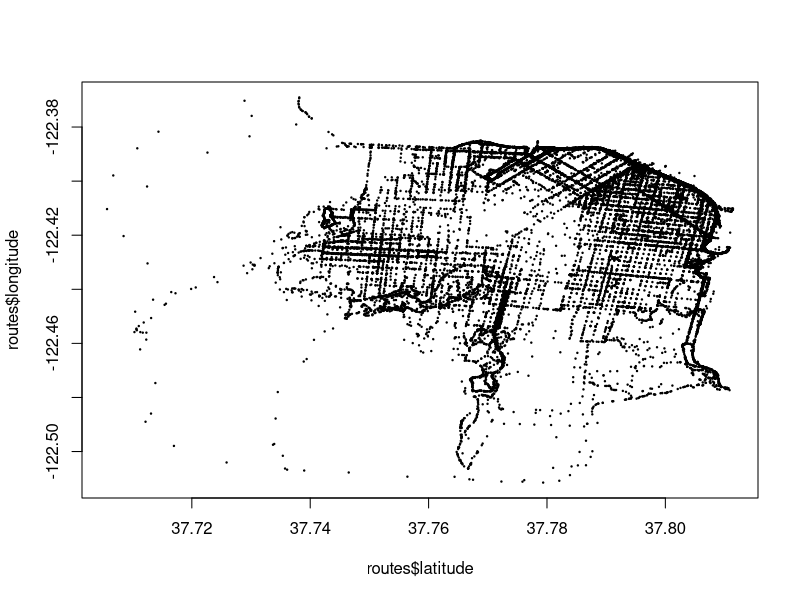
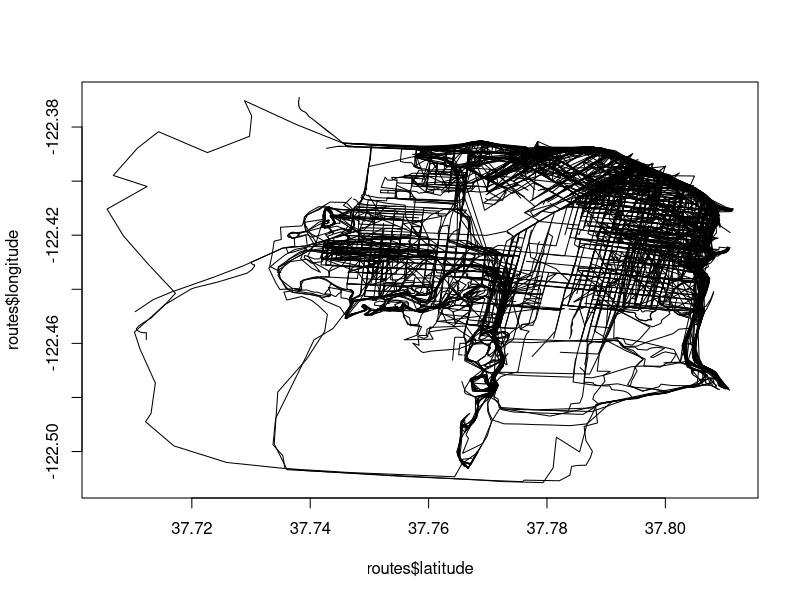
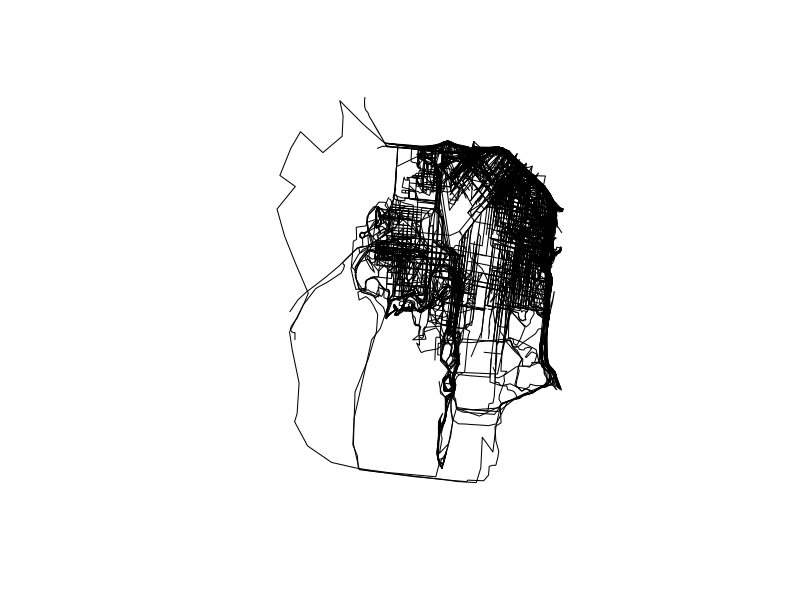
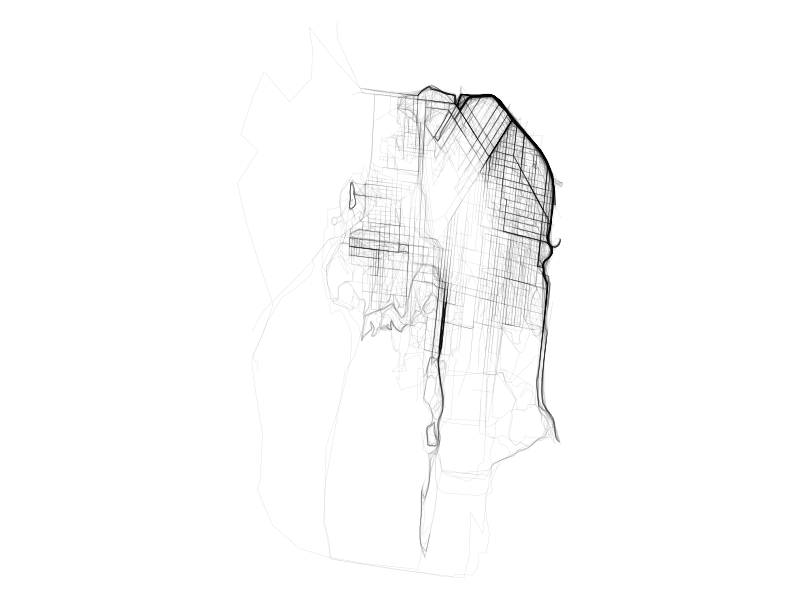
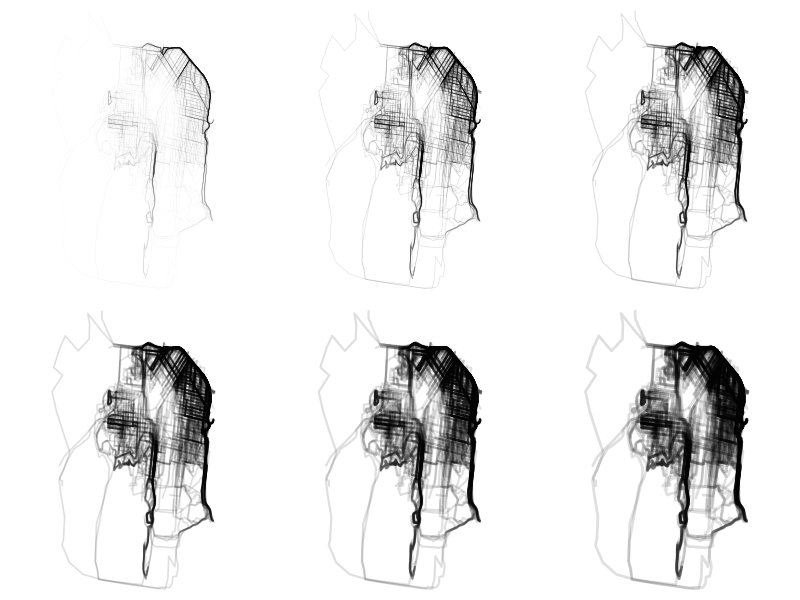
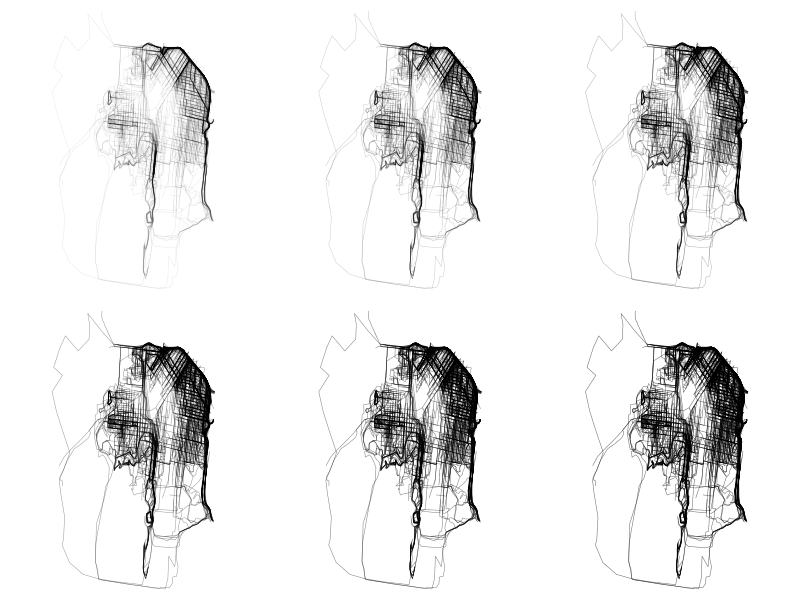
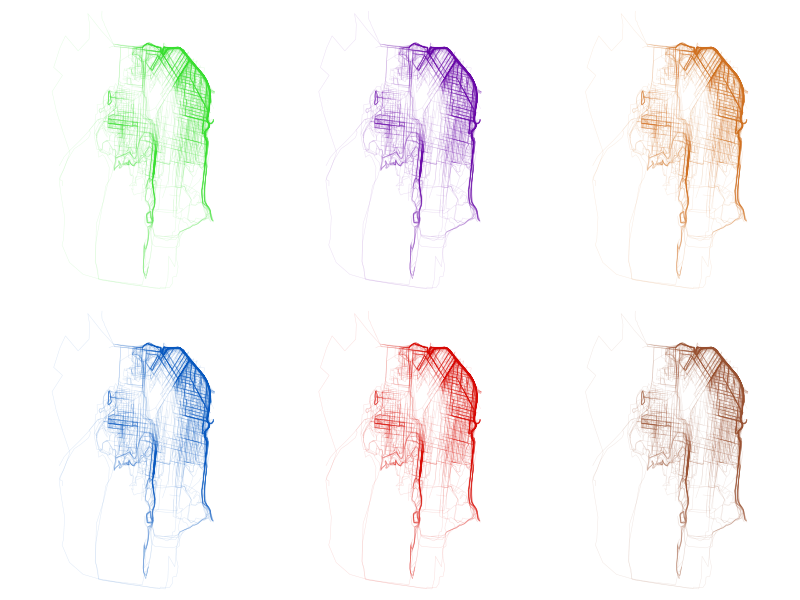
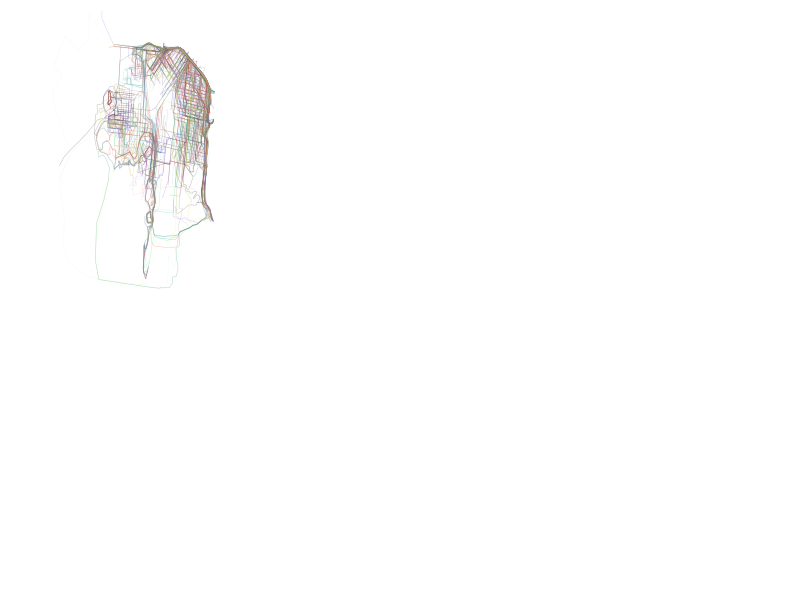

Reproduce these figures in R, in order. (Note: this script raises an error after producing the figures.)
# Load data
routes <- read.csv("runkeeper-routes-sf.csv", stringsAsFactors=FALSE)

# View data frame
routes[1:10,]

# Basic points plot
plot(routes$latitude, routes$longitude, type="n")
points(routes$latitude, routes$longitude, pch=20, cex=0.3, col="#000000")

# Basic lines plot
plot(routes$latitude, routes$longitude, type="n")
routeIds <- unique(routes$tempid)
for (i in 1:length(routeIds)) {
	currRoute <- subset(routes, tempid==routeIds[i])
	lines(currRoute$latitude, currRoute$longitude)
}

#
# Use map projections
#
library(mapproj)

# Albers projection
locProj <- mapproject(routes$latitude, routes$longitude, "albers", par=c(37, 37.5))
routes$latproj <- locProj$x
routes$lonproj <- locProj$y

# Map the projected points
plot(routes$latproj, routes$lonproj, type="n", asp=1, axes=FALSE, xlab="", ylab="")
for (i in 1:length(routeIds)) {
	currRoute <- subset(routes, tempid==routeIds[i])
	lines(currRoute$latproj, currRoute$lonproj)
}

# Azimuthal, for kicks and giggles
locProj <- mapproject(routes$latitude, routes$longitude, "azequidistant")	



#
# Aesthetics
#

# Rectangular
locProj <- mapproject(routes$latitude, routes$longitude, "rectangular", par=38)
routes$latproj <- locProj$x
routes$lonproj <- locProj$y

# With transparency and thinner lines
par(mar=c(0,0,0,0))
plot(routes$latproj, routes$lonproj, type="n", asp=1, axes=FALSE, xlab="", ylab="")
for (i in 1:length(routeIds)) {
	currRoute <- subset(routes, tempid==routeIds[i])
	lines(currRoute$latproj, currRoute$lonproj, col="#00000020", lwd=0.4)
}


# Varied line width, consistent 20 transparency
par(mfrow=c(2,3))
for (m in 0:5) {
	
	lineWidth <- 0.1 + 0.5 * m
	plot(routes$latproj, routes$lonproj, type="n", asp=1, axes=FALSE, xlab="", ylab="")
	for (i in 1:length(routeIds)) {
		currRoute <- subset(routes, tempid==routeIds[i])
		lines(currRoute$latproj, currRoute$lonproj, col="#00000020", lwd=lineWidth)
	}
}


# Consistent line width of 0.5, varied transparency
par(mfrow=c(2,3))
for (m in 1:6) {
	
	lineTrans <- round(m * 0.16 * 100)
	lineCol <- paste("#000000", lineTrans, sep="")
	plot(routes$latproj, routes$lonproj, type="n", asp=1, axes=FALSE, xlab="", ylab="")
	for (i in 1:length(routeIds)) {
		currRoute <- subset(routes, tempid==routeIds[i])
		lines(currRoute$latproj, currRoute$lonproj, col=lineCol, lwd=0.5)
	}
}


# Varied colors per map
par(mfrow=c(2,3))
mapCols <- c("#39e436", "#6e0ea9", "#d47627", "#0d5bc0", "#de0f07", "#9a5130")
for (m in 1:6) {
	lineCol <- paste(mapCols[m], 20, sep="")
	plot(routes$latproj, routes$lonproj, type="n", asp=1, axes=FALSE, xlab="", ylab="")
	for (i in 1:length(routeIds)) {
		currRoute <- subset(routes, tempid==routeIds[i])
		lines(currRoute$latproj, currRoute$lonproj, col=lineCol, lwd=0.5)
	}
}



# Varied colors per route
library(scales)		# For transparency
pickColor <- function() {
	
	# Pick a random color
	i <- sample(1:657, 1)
	theColor <- alpha(colors()[i], 0.3)
	return(theColor)
}

par(mar=c(0,0,0,0))
plot(routes$latproj, routes$lonproj, type="n", asp=1, axes=FALSE, xlab="", ylab="")
for (i in 1:length(routeIds)) {
	currRoute <- subset(routes, tempid==routeIds[i])
	lines(currRoute$latproj, currRoute$lonproj, col=pickColor(), lwd=0.5)
}




#
# Introduce base map
#

detailMap <- function(bbox, thedata) {
	basemap <- get_map(location=bbox, source='google', maptype="terrain", color="bw")
	ggmap(basemap) + geom_path(aes(x=longitude, y=latitude, group=tempid), size=0.3, color="#570864", alpha=0.3, data=thedata)
}
sanfran <- c(-122.50476977783954, 37.70528090348771, -122.3619475122155, 37.83825794027055)
detailMap(sanfran, routes)
